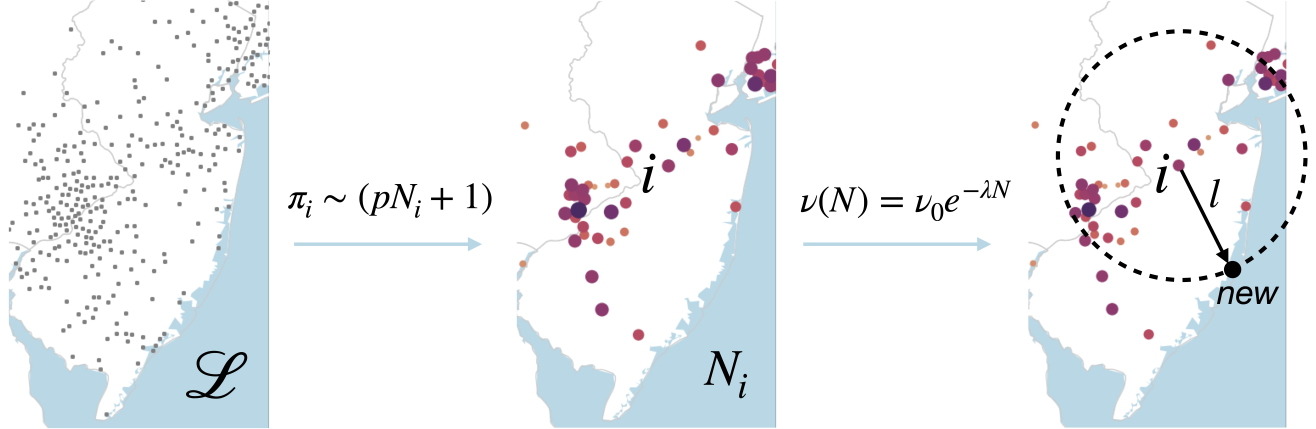
#> input picture code/fig6/model.png, 7894 x 2573 px (shown at 1/6 size)
$ jupyter execute --allow-errors fig6.ipynb
#> lines starting #> are read from the running program, lines starting #| are printed output that depends on the picture
### code/fig6/cv_peak.py
# Predict the peak of spatial inequality using a hyperbolic model
# This code includes data loading, hyperbolic fitting, Taylor's law fitting,
# and peak prediction based on the coefficient of variation (CV).

# Evolution of Networks Lab
# Sergi Valverde, 2025
# @svalver


# From the paper:
# "Fractal clusters and urban scaling shape spatial inequality in U.S. patenting"
# published in npj Complexity
# https://doi.org/10.1038/s44260-025-00054-y

# Authors:
# Salva Duran-Nebreda, Blai Vidiella,  R. Alexander Bentley and Sergi Valverde

import numpy as np
import pandas as pd
import matplotlib.pyplot as plt
from scipy.optimize import curve_fit, root_scalar

# -------------------------------
# 1. Data Loader
# -------------------------------
def load_cv_data(csv_path="./cv_tmp.csv", min_d=0.03):
    """
    Load mean and std dev data for different radius values from CSV,
    compute CV = std / mean, filter invalid entries.
    """
    df = pd.read_csv(csv_path)

    R_vals = df['scale'].values
    mean_vals = df['meanpat'].values
    std_vals = df['stdpat'].values

    mask = (mean_vals > 0) & (std_vals > 0) & (R_vals >= min_d)
    R_vals = R_vals[mask]
    mean_vals = mean_vals[mask]
    std_vals = std_vals[mask]
    CV_vals = std_vals / mean_vals

    sort_idx = np.argsort(R_vals)
    return R_vals[sort_idx], CV_vals[sort_idx], mean_vals[sort_idx], std_vals[sort_idx]


# -------------------------------
# 2. μ(R) Hyperbolic Fitter
# -------------------------------
class HyperbolicFitter:
    """
    Fits the hyperbolic form: μ(R) = c * R^α * (R_c - R)^(-β)
    """

    def __init__(self, R, Y, initial_guess=None, Rc_max=100.0):
        self.R = np.asarray(R)
        self.Y = np.asarray(Y)
        self._set_initial_guess(initial_guess)
        self._set_bounds(Rc_max)
        self._fit()
        self._store_results()

    def _model(self, logR, log_c, alpha, beta, log_Rc):
        R = np.exp(logR)
        R_c = np.exp(log_Rc)
        if np.any(R >= R_c):
            return np.full_like(R, np.nan)
        return log_c + alpha * logR - beta * np.log(R_c - R)

    def _set_initial_guess(self, guess):
        if guess is None:
            Rc_init = max(self.R) + 1.0
            guess = [np.log(1), 1.0, 1.0, np.log(Rc_init)]
        self.initial_guess = guess

    def _set_bounds(self, Rc_max):
        Rc_min = max(self.R) + 0.1
        self.bounds = (
            [np.log(1e-6), 0.0, 0.0, np.log(Rc_min)],
            [np.log(1e6), 10.0, 10.0, np.log(Rc_max)],
        )

    def _fit(self):
        self.popt, self.pcov = curve_fit(
            self._model,
            np.log(self.R),
            np.log(self.Y),
            p0=self.initial_guess,
            bounds=self.bounds,
            maxfev=10000
        )

    def _store_results(self):
        log_c, self.alpha, self.beta, log_Rc = self.popt
        self.c = np.exp(log_c)
        self.R_c = np.exp(log_Rc)

    def predict(self, R_eval):
        logR_eval = np.log(np.asarray(R_eval))
        return np.exp(self._model(logR_eval, *self.popt))

    def print_params(self):
        print("μ(R) - Fitted parameters:")
        print(f"  c     = {self.c:.4f}")
        print(f"  alpha = {self.alpha:.4f}")
        print(f"  beta  = {self.beta:.4f}")
        print(f"  R_c   = {self.R_c:.4f}")

    # [9 lines left out: function plot, not called in this run]


# -------------------------------
# 3. Composite Taylor Law Fitter
# -------------------------------

class TaylorLawFit:
    """
    Fits a logistically modulated power-law: σ = c * μ^γ * logistic(μ)
    Sergi Valverde (@svalver)
    Sant Just Desvern
    July 31th, 2025
    """

    def fit(self, mean_vals, std_vals, threshold_taylor=0.7, maxfev=10000):
        """
        Fit the composite Taylor's law model with informed initial guesses
        from tail fitting and empirical modulation estimation.
        """
        mu = np.asarray(mean_vals)
        sigma = np.asarray(std_vals)

        # --- Step 1: Fit power-law in the tail
        def power_law(mu, c, delta):
            return c * mu ** delta

        sorted_idx = np.argsort(mu)
        mu_sorted = mu[sorted_idx]
        sigma_sorted = sigma[sorted_idx]

        tail_cut = int(threshold_taylor * len(mu))
        mu_tail = mu_sorted[tail_cut:]
        sigma_tail = sigma_sorted[tail_cut:]

        popt_tail, _ = curve_fit(power_law, mu_tail, sigma_tail)
        c_tail, delta_tail = popt_tail

        # --- Step 2: Estimate empirical modulation
        mu_threshold = mu_sorted[tail_cut]
        mask_pre_asymptotic = mu < mu_threshold
        mu_mod = mu[mask_pre_asymptotic]
        sigma_mod = sigma[mask_pre_asymptotic]
        M_mu = sigma_mod / (mu_mod ** delta_tail)

        # --- Step 3: Fit logistic modulation to M(μ)
        def logistic_mod(mu, C, k, mu0):
            return C / (1 + np.exp(-k * (mu - mu0)))

        # Use median and max for robust starting point
        try:
            popt_mod, _ = curve_fit(
                logistic_mod, mu_mod, M_mu,
                p0=[np.max(M_mu), 0.1, np.median(mu_mod)],
                bounds=([0, 0.001, 1e-6], [np.inf, 20.0, np.max(mu_mod)]),
                maxfev=maxfev
            )
            C_init, k_init, mu0_init = popt_mod
        except Exception as e:
            print("⚠️ Logistic modulation prefit failed:", e)
            C_init, k_init, mu0_init = 1.0, 0.1, np.median(mu_mod)

        # --- Step 4: Use these as smart initial guesses for composite fit
        log_c_init = np.log10(c_tail)
        gamma_init = delta_tail

        p0 = [log_c_init, gamma_init, k_init, mu0_init]
        bounds = ([-10, 0.1, 0.001, 1e-6], [10, 2.5, 10.0, np.max(mu)])

        # Ensure initial guess is within bounds
        for i in range(len(p0)):
            lower, upper = bounds[0][i], bounds[1][i]
            if not (lower <= p0[i] <= upper):
                p0[i] = np.clip(p0[i], lower + 1e-6, upper - 1e-6)

        print("Initial guess p0:", p0)
        print("Bounds:", bounds)

        # --- Step 5: Full composite fit
        log_sigma = np.log10(sigma)
        self.params, _ = curve_fit(
            self._model, mu, log_sigma,
            p0=p0, bounds=bounds, maxfev=maxfev
        )

        # Unpack parameters
        self.c = 10 ** self.params[0]
        self.gamma = self.params[1]
        self.k = self.params[2]
        self.M0 = self.params[3]

        # Warn if degenerate
        if np.isclose(self.k, 0.0, atol=1e-4):
            print("⚠️ Warning: Fitted k ≈ 0 — Modulation function may be flat.")


    @staticmethod
    def _model(mu, log_c, gamma, k, M0):
        return log_c + gamma * np.log10(mu) + np.log10(1 / (1 + np.exp(-k * (mu - M0))))

    def predict(self, mean_vals):
        logistic = 1 / (1 + np.exp(-self.k * (mean_vals - self.M0)))
        return self.c * (mean_vals ** self.gamma) * logistic

    def print_params(self):
        print("Composite Taylor's Law - Fitted parameters:")
        print(f"  c     = {self.c:.4f}")
        print(f"  γ     = {self.gamma:.4f}")
        print(f"  k     = {self.k:.4f}")
        print(f"  M₀    = {self.M0:.4f}")

    # [11 lines left out: function plot, not called in this run]

    def plot_ax(self, ax,  mean_vals, std_vals, _label ="Simulation"):
        std_fit = self.predict(mean_vals)
        if _label:
            ax.plot(mean_vals, std_vals, 'o', alpha=0.7, label =_label)
        else:
            ax.plot(mean_vals, std_vals, 'o', alpha=0.7)
        ax.plot(mean_vals, std_fit, linestyle='--', color='black',
            # label=f'γ={self.gamma:.2f}, M0={self.M0:.2f}')
            label=f'δ={self.gamma:.2f}, μ0={self.M0:.2f}')

    def plot_modulation_ax(self, ax, mu_data, sigma_data, mu_max=5):
        """
        Plot predicted vs empirical modulation function on the given Axes object.

        Parameters:
            ax : matplotlib.axes.Axes
                The axes to plot on.
            mu_data : array-like
                Array of mean (μ) values.
            sigma_data : array-like
                Corresponding standard deviation (σ) values.
            mu_max : float, optional
                Maximum μ value for the modulation plot (default is 5).
        """
        # Convert to numpy arrays
        mu_data = np.asarray(mu_data)
        sigma_data = np.asarray(sigma_data)

        # Filter and sort valid μ values
        valid_mask = mu_data > 0
        mu_data = mu_data[valid_mask]
        sigma_data = sigma_data[valid_mask]
        sorted_indices = np.argsort(mu_data)
        mu_data = mu_data[sorted_indices]
        sigma_data = sigma_data[sorted_indices]

        # Cut to subrange where mu <= mu_max
        cutoff_idx = np.searchsorted(mu_data, mu_max, side='right')
        mu_range = mu_data[:cutoff_idx]
        sigma_range = sigma_data[:cutoff_idx]

        if len(mu_range) == 0:
            raise ValueError("No valid μ values found below mu_max. Adjust mu_max or input data.")

        # Predicted modulation
        M_pred = 1 / (1 + np.exp(-self.k * (mu_range - self.M0)))
        ax.plot(mu_range, M_pred, label='Predicted', color='black', linestyle='--')

        # Empirical modulation with c included
        M_emp = sigma_range / (self.c * (mu_range ** self.gamma))
        ax.plot(mu_range, M_emp, 'o', label='Empirical', alpha=0.6)

        # [10 lines of commented-out code are left out]
class PeakPredictor:
    """
    Predicts the peak of spatial inequality using a simplified model for CV(R)
    """

    def __init__(self, R_vals, CV_vals, fitter):
        self.R_vals = np.asarray(R_vals)
        self.CV_vals = np.asarray(CV_vals)
        self.fitter = fitter
        self.b = fitter.c
        self.rc = fitter.R_c
        self.alpha = fitter.alpha
        self.beta = fitter.beta

    def _cv_model(self, r, k_cv, gamma_cv, c_cv):
        mu = self.b * (r ** self.alpha) * ((self.rc - r + 1e-12) ** -self.beta)
        return (k_cv * (mu ** gamma_cv)) / (mu + c_cv + 1e-12)

    def fit(self, p0=[1.0, 1.0, 1e4], bounds=([0, 0, 0], [np.inf, 5.0, np.inf])):
        popt, _ = curve_fit(self._cv_model, self.R_vals, self.CV_vals, p0=p0, bounds=bounds)
        self.k_cv, self.gamma_cv, self.c_cv = popt
        self.CV_fit = self._cv_model(self.R_vals, *popt)

    def predict_peak(self):
        if self.gamma_cv >= 1:
            self.r_star = None
            return None
        mu_star = (self.gamma_cv * self.c_cv) / (1 - self.gamma_cv)

        def mu_diff(r):
            if r <= 0 or r >= self.rc:
                return np.inf
            mu = self.b * (r ** self.alpha) * ((self.rc - r) ** -self.beta)
            return mu - mu_star

        sol = root_scalar(mu_diff, bracket=[0.01, self.rc - 1e-6], method='brentq')
        self.r_star = sol.root if sol.converged else None
        return self.r_star

    # [76 lines left out: functions plot_fit, fit_taylors_law_with_modulation, not called in this run]

### code/fig6/inequality.py
# Compute the multiscale coefficient of variation (CV(R)) for spatial data
# Evolution of Networks Lab
# Sergi Valverde, 2025
# @svalver


# From the paper:
# "Fractal clusters and urban scaling shape spatial inequality in U.S. patenting"
# published in npj Complexity
# https://doi.org/10.1038/s44260-025-00054-y

# Authors:
# Salva Duran-Nebreda, Blai Vidiella,  R. Alexander Bentley and Sergi Valverde


import random
import time
from dataclasses import dataclass
from typing import List, Optional, Tuple, Dict
from math import sqrt
from collections import defaultdict, Counter
from abc import ABC, abstractmethod

import numpy as np
import pandas as pd
import csv
import networkx as nx
# from tqdm import tqdm

import matplotlib.pyplot as plt
from matplotlib.collections import LineCollection

from tqdm.notebook import tqdm


class Point:
    def __init__(self, x, y):
        self.x = x
        self.y = y

    def distance_to(self, other: 'Point') -> float:
        return np.sqrt((self.x - other.x) ** 2 + (self.y - other.y) ** 2)

    def __eq__(self, other):
        return isinstance(other, Point) and self.x == other.x and self.y == other.y

    def __hash__(self):
        return hash((round(self.x, 6), round(self.y, 6)))  # rounded for floating-point stability

    def __repr__(self):
        return f"Point({self.x:.2f}, {self.y:.2f})"

@dataclass
class Rectangle:
    x: float  # Lower-left X
    y: float  # Lower-left Y
    width: float
    height: float

    def contains(self, point: Point) -> bool:
        return (self.x <= point.x < self.x + self.width) and \
               (self.y <= point.y < self.y + self.height)

    # [7 lines left out: function overlaps, not called in this run]

@dataclass
class QuadTreeItem:
    point: Point
    index: int

class QuadTreeNode:
    # [84 lines left out: functions __init__, subdivide, insert, _insert_into_children, query_circle, _query_circle_recursive and 2 more, not called in this run]

# === Helper Functions ===

def get_connected_components(graph: nx.DiGraph):
    # Convert to undirected to compute connected components
    return list(nx.connected_components(graph.to_undirected()))

def logspace(start, end, num):
    # Return log-spaced values between start and end
    return list(np.logspace(np.log10(start), np.log10(end), num))

def mean(values):
    return float(np.mean(values))

def var(values):
    return float(np.var(values))

# === Abstract Base Clustering Class ===

class SpatialClustering(ABC):
    class Observer(ABC):
        @abstractmethod
        def on_component_distribution(self, radius, patents_per_component):
            pass

    # [44 lines left out: functions __init__, get_bbox, run, not called in this run]

# === Concrete Subclass: Variance-Based Clustering ===

class VarianceClusters(SpatialClustering):
    # [124 lines left out: functions __init__, init, done, calculate_component_patents, process_groups, run_variance_clustering and 2 more, not called in this run]


# ----------------------------------------
# US mainland boundary for context map
# ----------------------------------------
us_outline = [(-125, 24), (-125, 50), (-66, 50), (-66, 24), (-125, 24)]


# ----------------------------------------
# Plot function: Nodes + Edges by Component
# ----------------------------------------
# [53 lines left out: function plot_largest_components_colored, not called in this run]

    #ax.set_aspect('equal')
    #ax.grid(True)


# ----------------------------------------
# Main class for generating geometric graphs
# ----------------------------------------


class GeometricNetwork:
    # [41 lines left out: functions __init__, get_bbox, getFromPointArray, not called in this run]

class ExportGeometricNetworks(ABC):
    def __init__(self, _prefix="./net_"):
        self.minx = +1e6
        self.miny = +1e6
        self.maxx = -1e6
        self.maxy = -1e6
        self.prefix = _prefix

    # [44 lines left out: functions get_bbox, run, not called in this run]

    def init(self):
        pass

    def done(self):
        pass

    def process_groups(self, G, radius, obs=None):
        print(f"radius={radius:.4f}, nodes={len(G)}, edges={G.number_of_edges()}")
        # Example exports:
        # write_pajek(G, self.prefix + f"{radius:.04f}.net")
        # Gsamp = remove_random_edges(G, 80)
        # write_pajek(Gsamp, self.prefix + "samp_" + f"{radius:.04f}.net")


# ------------ PROJECT SPECIFIC (FIG6) ------------

def load_simulation(p = 3, v = 1, Lambda = 0.0004, df = 1, replicate = 0,
            data_folder = "/Users/sergi/Dropbox/POLYA_LEVY_CODE/Figure 6/Data/" ):
    path = data_folder + 'PolyaLevy_Entrenchment_p' + str(p) + '_v' + str(v) + '_r' + str(replicate)
    point_array = []
    with open(path+'.txt', 'r') as file:
        first = False
        for line in file:
            if first:
                coords = line[1:-2].split(',')
                city = [-float(coords[0]),float(coords[1])]
                #print(line, coords, city
                point_array.append ( city )
            else:
                first = True
    return point_array

### code/fig6/fig6.ipynb
# Code for Producing Figure 6

### From the paper:
**"Fractal clusters and urban scaling shape spatial inequality in U.S. patenting"**, published in npj Complexity,  https://doi.org/10.1038/s44260-025-00054-y

**Authors:**
Salva Duran-Nebreda, Blai Vidiella,  R. Alexander Bentley and Sergi Valverde

**Date:** September 8, 2025
**Location:** Barcelona
**Group:** Evolution of Networks Lab |  https://svalver.github.io
**E-mail:** svalver@gmail.com

[cell 1]
import numpy as np
import pandas as pd
import seaborn as sns
import matplotlib.pyplot as plt
import matplotlib.gridspec as gridspec
import matplotlib.image as mpimg
import networkx as nx

# the following import may require "conda install -c conda-forge basemap"
# see: https://www.geeksforgeeks.org/python/how-to-fix-the-no-module-named-mpl_toolkits-basemap-error-in-python/
from mpl_toolkits.axes_grid1.inset_locator import inset_axes
from mpl_toolkits.axes_grid1 import make_axes_locatable

# --- custom modules ----
from inequality import *
# this may require the following packages:
#pip install ipywidgets widgetsnbextension pandas-profiling
from cv_peak import *
from citymap import CityMapPlotter

[cell 2]
# change this to the folder where you have the simulation data
DATAFOLDER = './Data/'

[cell 3]
# Algorithm Parameters
p = 3   # reinforcement strength (cumulative advantage)
v = 1   # (v_0) initial entry rate for new locations
Lambda = 0.0004 # decay rate of entry probability
df = 1  # jump parameter

# --- Panel: Zipf law ---
zipf = pd.DataFrame(columns=['Rank','Count','replicate'])
all_points_x = []
all_points_y = []

#> (the rest of this cell did not finish here and is left out)

[cell 4]
def heatmap_coords(M, v_val, p_val):
    x = M.columns.get_loc(v_val) + 0.5
    y = M.index.get_loc(p_val) + 0.5

    # Reverse the vertical index because heatmap inverts y-axis
    # y = len(M.index) - M.index.get_loc(p_val) - 0.5
    return x, y

[cell 5]
# --- Panel: Omega / Diversity of locations ---
Omega = pd.DataFrame(columns=['t', 'Omega', 'D', 'replicate'])
#> (the rest of this cell did not finish here and is left out)

[cell 6]
# --- Panel: LGG Clustering ---
d_list = [0.01]
while d_list[-1] < 1.5:  # < 1.5:
    d_list.append(d_list[-1]*1.05)

LGG = pd.DataFrame(columns=['D', 'N_c', 'dataset'])

#> (the rest of this cell did not finish here and is left out)

#> (a cell that did not finish here is left out)

if 0:
    plt.figure(figsize=(2, 2))
    plt.scatter (*zip(*points_array), color='blue', s=1, label='Synthetic Points')
g_logspace_min = -2
g_logspace_max = 0.5
g_logspace_steps = 32
g_radii = logspace(10**g_logspace_min, 10**g_logspace_max, g_logspace_steps)
df_hoz = run_variance_clustering(points_array, g_radii, './cv_tmp.csv') # this generates the CV data needed for the peak estimation

[cell 8]
# Inset of the random geometric graph
exporter = ExportGeometricNetworks("./net_")
selected_radius = 4.0
#> (the rest of this cell did not finish here and is left out)

[cell 9]
# Visualization
fig = plt.figure(figsize=(8, 7))
ax = fig.add_subplot()
#> (the rest of this cell did not finish here and is left out)

#> (a cell that did not finish here is left out)

#> (a cell that did not finish here is left out)

[cell 12]
R_vals, CV_vals, mean_vals, std_vals = load_cv_data("./cv_tmp.csv", min_d=0.03)
#> (reads code/fig6/cv_tmp.csv from the repository)
taylor = TaylorLawFit()
taylor.fit(mean_vals, std_vals)
taylor.print_params()
mean_r = HyperbolicFitter(R_vals, mean_vals)
mean_r.print_params()
peak = PeakPredictor(R_vals, CV_vals, mean_r)
peak.fit()
r_star = peak.predict_peak()
if r_star:
    print(f"Predicted peak inequality scale r* = {r_star:.4f}")
mean_fit = mean_r.predict(R_vals)
std_fit = taylor.predict(mean_fit)

[cell 13]
if 1: # debugging

    # ------------------ Panel F: Composite Taylor´s law
    fig = plt.figure(figsize=(6, 6))
    ax = fig.add_subplot()
    taylor.plot_ax(ax, mean_vals, std_vals)
    ax.set_xscale('log')
    ax.set_yscale('log')
    ax.set_xlabel('Mean (μ)')
    ax.set_ylabel('Std Dev (σ)')
    ax.legend()
    ax.set_title ("Composite Taylor´s Law")
    # --- plot inset : modulation function detail
    inset_ax = inset_axes(ax,
            width="40%",  # relative to parent ax
            height="32%",
            loc='lower right',
            borderpad=2)  # space from edge
    inset_ax.patch.set_alpha(0.85)
    inset_ax.tick_params(labelsize=12)
    taylor.plot_modulation_ax (inset_ax, mean_vals, std_vals, 120)
    inset_ax.set_xlabel(r'$\mu$')
    inset_ax.set_ylabel(r'$\mathcal{M}(\mu)$')
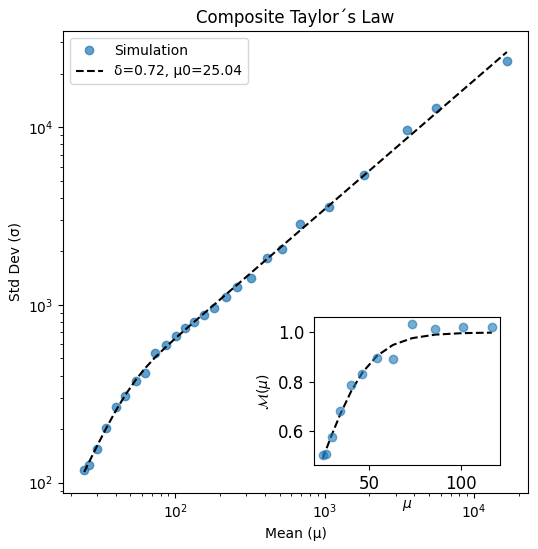
#> figure drawn by matplotlib, 2 panels; panel 1: curve peaks at x = 16666.7, y = 23563.9; panel 1: curve peaks at x = 16666.7, y = 26494.1; panel 2: curve peaks at x = 116.8, y = 0.999; panel 2: curve peaks at x = 73.42, y = 1.03

[cell 14]
# Set Seaborn style
sns.set_context("talk")  # Larger text
sns.set_style("whitegrid")  # Clean background with grid

# Global style settings
plt.rcParams.update({
    'font.family': 'sans-serif',
    'font.sans-serif': ['Arial'],  # Or Helvetica / DejaVu Sans
    'font.size': 2,
    'axes.labelweight': 'normal',
    'axes.linewidth': 3,
    'xtick.direction': 'in',
    'ytick.direction': 'in',
    'xtick.major.size': 8,
    'ytick.major.size': 8,
    'xtick.major.width': 4,
    'ytick.major.width': 4,
    "xtick.labelsize": 18,
    "ytick.labelsize": 18,
    'legend.frameon': False,
    'lines.linewidth': 2,
    'lines.markersize': 8,
    'axes.titlesize': 24,
    'axes.labelsize': 24,
    'figure.dpi': 300,
     "axes.grid": False,
})

# Optional: colorblind-friendly palette
sns.set_palette("colorblind")

fig = plt.figure(figsize=(24, 18))  # increased height a bit

outer_gs = gridspec.GridSpec(3, 3, height_ratios=[1.0, 1, 1], hspace=0.2, wspace=0.3)
# Create a subgridspec for the top row spanning all 3 columns, split into 2 equal parts
top_gs = gridspec.GridSpecFromSubplotSpec(1, 2, width_ratios = [1.5, 0.5], subplot_spec=outer_gs[0, :], wspace=0.2)

# -- Top Row --
ax_a = fig.add_subplot(top_gs[0, 0])  # left half
ax_b = fig.add_subplot(top_gs[0, 1])  # right half

# -- Middle Row --
ax_c = fig.add_subplot(outer_gs[1, 0])
ax_d = fig.add_subplot(outer_gs[1, 1])
ax_e = fig.add_subplot(outer_gs[1, 2])

# -- Bottom Row --
ax_f = fig.add_subplot(outer_gs[2, 0])
ax_g = fig.add_subplot(outer_gs[2, 1])
ax_h = fig.add_subplot(outer_gs[2, 2])

panel_label_height = 1.02  # Adjust this value to move the label up or down
panel_label_offset = -0.15  # Offset for panel label position
panel_label_fontsize = 32  # Font size for panel labels

# ------------------- Panel A: Diagram -----------------------------

pos = ax_a.get_position()
# new_width = pos.width * 1.20
ax_a.set_position([pos.x0-0.01, pos.y0-0.02, pos.width*1, pos.height*1])
img = mpimg.imread("model.png")
#> img is the input picture: shape (2573, 7894, 4) float32; mean R, G, B, A 0.826, 0.826, 0.826, 0.826
ax_a.imshow(img)
ax_a.axis('off')
# ax_a.set_title("Model Schematic")
# ax.text(-0.3, 1.2,
ax_a.text(-0.03,
          1.05, 'a', transform=ax_a.transAxes, fontsize=panel_label_fontsize,
          fontweight='bold', va='top', ha='left')

# ------------------Panel C: Diversity ---
ax = ax_c
sns.lineplot(x='t', y='D', data=Omega, errorbar='sd', palette='flare', ax=ax)
ax.set_xlabel('Number of patents ($N$)')
ax.set_ylabel('Diversity of locations')
ax.set_xscale('log')
ax.set_yscale('log')
# ax.set_title('Diversity vs Patents')
ax.text(panel_label_offset, panel_label_height, 'c', transform=ax.transAxes, fontsize=panel_label_fontsize,
        fontweight='bold', va='top', ha='left')

# ------------------ Panel D: Zipf law -----------------
ax = ax_d
sns.lineplot(x='Rank', y='Count', data=zipf, errorbar='sd', ax=ax, palette='flare')
#> (the rest of this cell did not finish here and is left out)
